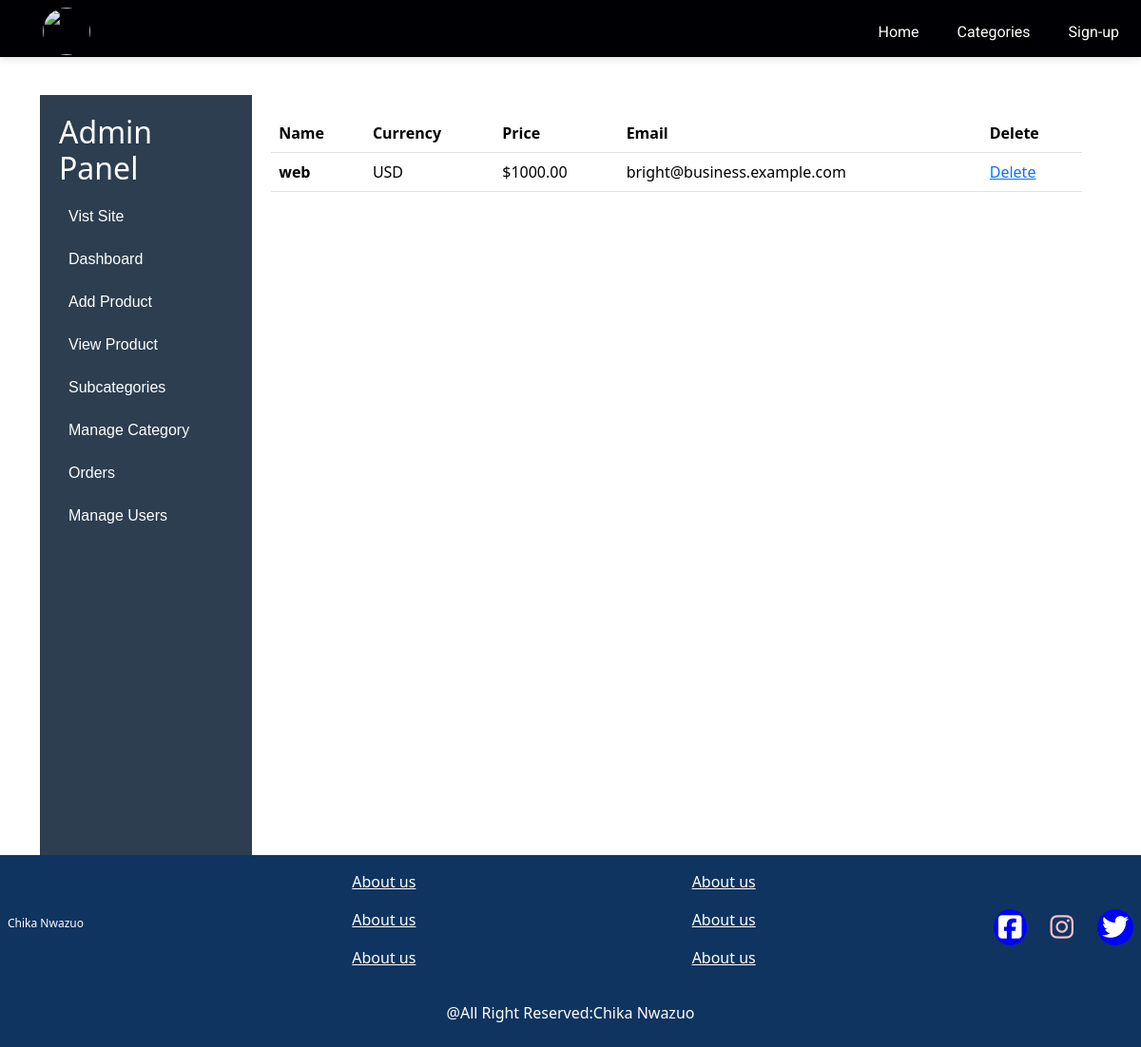
The app's page /adminapp/orders/, older data.
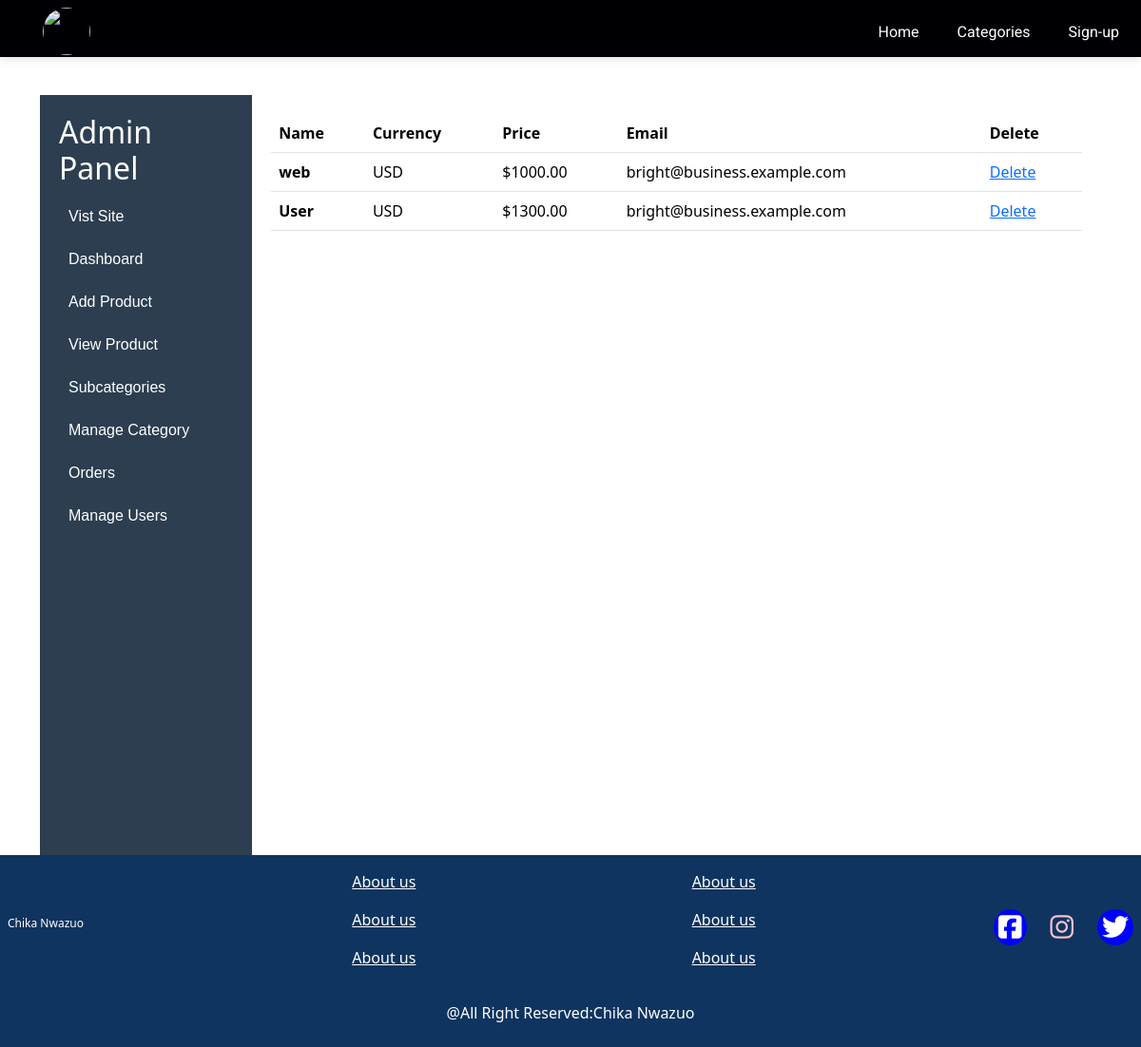
The same page, newer data.
### adminapp/models.py (models this page shows, shortened)
class PaymentRecord(models.Model):
      user=models.ForeignKey(User, related_name='users_payment', on_delete=models.CASCADE)
      total_amount=models.CharField(max_length=100)
      transaction_id=models.CharField(max_length=200)
      paid=models.BooleanField(default=False)
      currency=models.CharField(max_length=100)
      description=models.CharField(max_length=200, blank=True,null=True)
      email=models.CharField(max_length=200)

### adminapp/views.py (the view)
# urls.py: path("orders/",views.OrdersView.as_view(),name='orders'),
class OrdersView(View):
    def get(self, request):
        orders=PaymentRecord.objects.all()
        context={"oder":orders,'title':"Orders page"}
        return render(request,'pages/orders.html', context)

### adminapp/analaystics.py (called while the page is built)
def analaytics(request):
    number_of_p= Product.objects.count()
    users=User.objects.count()
    product_selling_total= Product.objects.aggregate(price=Sum('price'))['price'] or 0
    product_bought_total= Product.objects.aggregate(bought_price=Sum('bought_price'))['bought_price'] or 0
    total_order= PaymentRecord.objects.aggregate(total_amount=Sum('total_amount'))['total_amount'] or 0
    profit=product_bought_total - product_selling_total
    return{'number_of_p':number_of_p,'users':users,"product_selling_total":product_selling_total,"profit":profit,'product_bought_total':product_bought_total}

### commapp/context_processors.py (called while the page is built)
def category(request):
	category=Category.objects.all()
	categorytopbar=Category.objects.filter(categories__isnull=False).distinct()
	subcategory=Subcategory.objects.all()
	if request.user.is_authenticated:
		getwishlist=Wishlist.objects.filter(user=request.user).count()
		countcart=Cart.objects.filter(users=request.user).count()
	else:
		getwishlist=0
		countcart=0
	return{'category':category,'subcategory':subcategory,'categorytopbar':categorytopbar,'getwishlist':getwishlist,'countcart':countcart}

### adminapp/templates/pages/orders.html (shortened to what this page needs)
{% extends 'layout/based.html' %}
{% block content %}
<div class="adminpage_Settings">
  {% include 'adminlayout/adminsidebar.html' %}
  <div class="admin_container">
<table class="table">
  <thead>
    <tr>
      <th scope="col">Name</th>
      <th scope="col">Currency</th>
      <th scope="col">Price</th>
       <th scope="col">Email</th>
      <th scope="col">Delete</th>
    </tr>
  </thead>
  <tbody>
    {% for o in oder%}
    <tr>
      <th scope="row">{{o.user.username}}</th>
      <td>{{o.currency}}</td>
      <td>${{o.total_amount}}</td>
       <td>{{o.email}}</td>
       <td><a href="">Delete</a></td>
    </tr>
    {% endfor %}
  </tbody>
</table>
</div>
</div>
{% endblock %}

Row changes from the older to the newer data that the page shows:
added PaymentRecord: user.username "User", currency "USD", total_amount "1300.00", email "bright@business.example.com"
